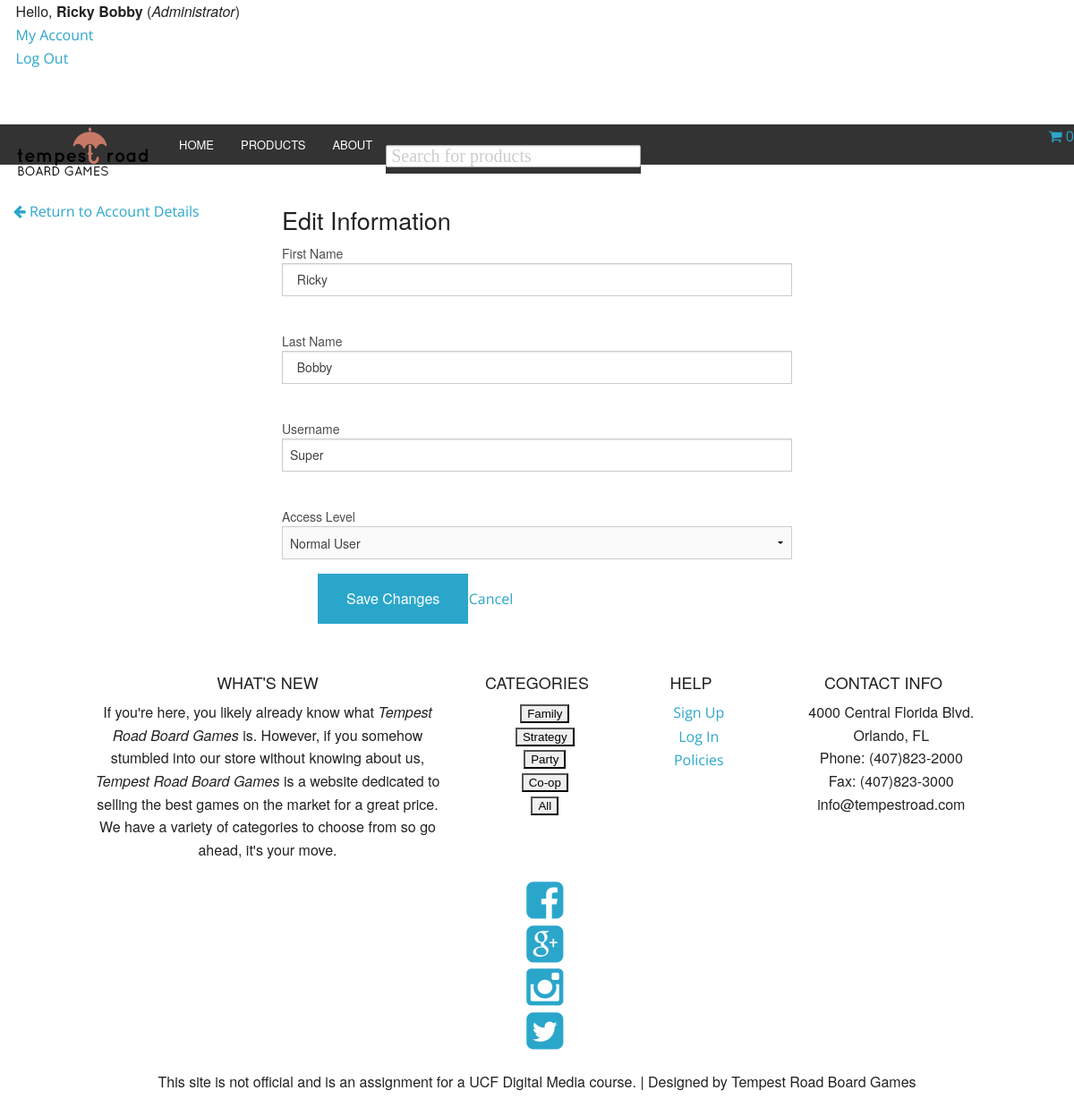
The app's page /edituser.php?id=1 (signed in) with its own data.
### tables this page shows
CREATE TABLE `users` (
  `user_id` int(255) NOT NULL,
  `username` varchar(100) NOT NULL,
  `phone_number` varchar(13) NOT NULL,
  `email` varchar(40) NOT NULL,
  `password` varchar(100) NOT NULL,
  `first_name` varchar(20) NOT NULL,
  `last_name` varchar(20) NOT NULL,
  `access_level` varchar(30) NOT NULL
);

### edituser.php (the view, shortened to what this page needs)
<?php
    include("db_connect.php");
               	$id= $_GET['id'];
  	  			$select_user = "SELECT * FROM users WHERE user_id = $id";
      			$myUser = $mysqli->query($select_user);
	 			$row = $myUser->fetch_object();
    include("header.php");
if($_SESSION['logged_in_user_access'] == ('Privileged'||'Administrator')){
?>
<div class="large-3 medium-3 small-12 columns">
                <a class="back" href="client.php"><i class="fa fa-arrow-left"></i> Return to Account Details</a>
    </div>
    <div class="large-6 medium-6 small-12 columns">
        <h3>Edit Information</h3>
    	<form method="post" action="<? $_SERVER['PHP_SELF']; ?>#">
        	<label for="first_name">First Name</label>
            <input name="first_name" id="first_name" type="text" value="<? print $row->first_name; ?>" /><br />
            <label for="last_name">Last Name</label>
            <input name="last_name" id="last_name" type="text" value="<? print $row->last_name; ?>" /><br />
            <label for="username">Username</label>
            <input name="username" id="username" type="text" value="<? print $row->username; ?>" /><br />
            <label for="sort">Access Level</label>
            <select id="sort" name="sort">
                <option <? if ($row->access_level=="Normal User"){echo 'selected' ;} ?> value="Normal User">Normal User</option>
            </select>
             </div>
            <div class="large-3 medium-3 small-12 columns">
            </div>
            <div class="row">
                    <div class="large-3 medium-3 small-12 columns">
                       </div>
                            <div class="large-6 medium-6 small-12 columns">
                                <ul class="button-group login_group">
                                    <li>
                                         <button name="submit"
                                                 id="submit"
                                                 type="submit"
                                                 class="btn primary">
                                            Save Changes
                                         </button>
                                    </li>
                                    <li>
                                        <a class="cancel_link" href="client.php" >
                                            Cancel
                                        </a>
                                    </li>
                                </ul>
                            </div>
                <div class="large-3 medium-3 small-12 columns">
                       </div>
                        </div>
            <?
    }
else{
    print "<p class='red'>This page is for administrators and privileged users only, please sign in to view content.</p>\n";
}
            ?>
<?php include("footer.php"); ?>

### css/searchstyle.css (style rules this page uses)
html, div, span, applet, object, iframe, h1, h3, h4, p, blockquote, pre, a, abbr, acronym, address { margin: 0; padding: 0; border: 0; font-size: 100%; font:inherit; vertical-align: baseline; font-weight: normal; font-family: inherit; -webkit-font-smoothing: antialiased; }
ol, ul { font-family: 'Open Sans'; list-style: none; }
a { font-family: 'Open Sans'; outline: none; text-decoration: none; }

### css/base.css (style rules this page uses)
html, body, div, span, applet, object, iframe, h1, h2, h3, h4, h5, h6, p, blockquote, pre, a, abbr, acronym, address, big, cite, code, del, dfn, em, font, img, ins, kbd, q, s, samp, small, strike, strong, sub, sup, tt, var, b, u, i, center, dl, dt, dd, ol, ul, li, fieldset, form, label, legend, table, caption, tbody, tfoot, thead, tr, th, td { background: transparent; border: 0; margin: 0; padding: 0; vertical-align: baseline; }
h1, h2, h3, h4, h5, h6 { clear: both; font-weight: normal; }
ol, ul { list-style: none }
h1, h2, h3, h4, h5, h6 { line-height: 1; font-weight: 400; }
a { text-decoration: none; color: #3296c8; }

### records on screen
users: first_name "Ricky", last_name "Bobby", username "Super"

### other values on screen
$_SESSION['logged_in_first_name'] "Ricky"
$_SESSION['logged_in_last_name'] "Bobby"
$_SESSION['logged_in_user_access'] "Administrator"
count($_SESSION['cart_products']) "0"
